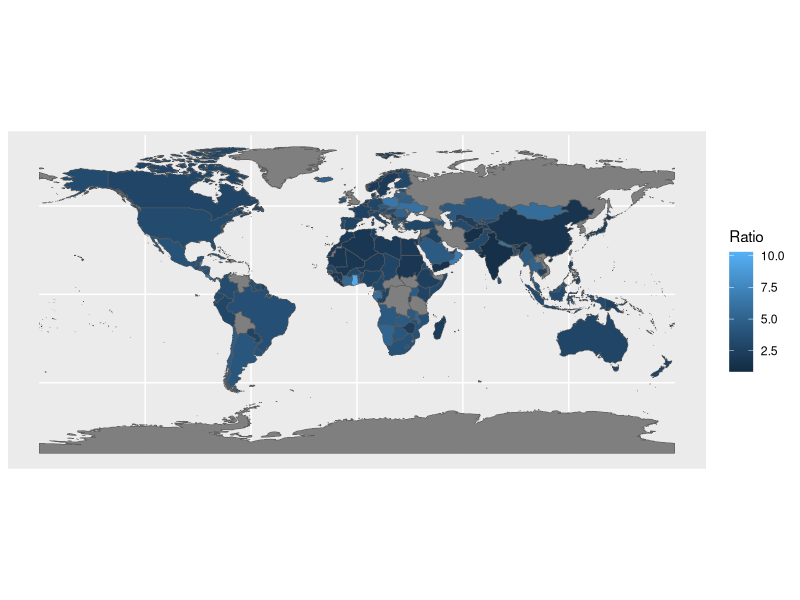

Write R code to recreate this figure. (Note: this script raises an error after producing the figure.)
## ---- chunk 1
library(tidyverse)
library(kableExtra)
library(viridis)
library(rnaturalearth)
library(rnaturalearthdata)
# for example code; delete if not needed

# Set code chunk defaults 
knitr::opts_chunk$set(echo = FALSE, 
                      mesage = FALSE,
                      warning = FALSE,
                      fig.align = "center")

# Set R environment options
options(knitr.kable.NA = '')
## ---- chunk 2
MHHospitals <- read_csv("data/MentalHealthHospitalsByCountry.csv", show_col_types = FALSE)
suicideRate <- read_csv("data/SuicideRatesByCountry.csv", show_col_types = FALSE)
sexualViolence <- read_csv("data/NonPartnerSexualViolenceByCountry.csv", show_col_types = FALSE)
suicideState <- read_csv("data/StateData.csv", show_col_types = FALSE) %>%
  rename(id = "STATE")
## ---- chunk 3
# make the year a column as opposed to a column header
suicideRateByYear <- suicideRate %>% 
  pivot_longer(cols = starts_with("20"), names_to = "Year", values_to = "RateWithRange") %>%
  # splitting the rate and the range into separate columns
  mutate(Rate = as.numeric(gsub(" .*$","",RateWithRange)), Range = gsub("^.* ", "", RateWithRange))
# calculating gender ratio of suicide rates
maleSuicideRate <- suicideRateByYear %>%
  filter(suicideRateByYear$Sex == 'Male') %>%
  select(Country, Year, Rate) %>%
  rename(MaleRate = Rate)

femaleSuicideRate <- suicideRateByYear %>%
  filter(suicideRateByYear$Sex == 'Female') %>%
  select(Country, Year, Rate) %>%
  rename(FemaleRate = Rate)

suicideRateCompare <- maleSuicideRate %>%
  left_join(femaleSuicideRate) %>%
  mutate(Ratio = MaleRate / FemaleRate)
## ---- chunk 4
world <- ne_countries(scale = "medium", returnclass = "sf")
suicideRate2019 <- suicideRateCompare %>%
  filter(suicideRateCompare$Year == '2019') %>%
  select(Country, Ratio) %>%
  rename(name = Country)

worldRates <- world %>%
  left_join(suicideRate2019)

ggplot(data = worldRates, aes(fill = Ratio))+
  geom_sf()

## ---- chunk 5
data(state)
state_info <- data.frame(Region = state.region,
                         # Match state variable name in map data
                         state = tolower(state.name), 
                         # Match state variable name in summary data
                         id = state.abb)
SuicideState <- suicideState %>%
  left_join(state_info, by = "id") %>%
  filter(YEAR == "2019") %>%
  select(c("YEAR", "id", "RATE", "DEATHS", "Region.x.x", "state.x.x")) %>%
  rename(region = "Region.x.x", state = "id", id = "state.x.x")
rename(state_info, id = "state", state = "id")
state_map <- maps::map("state",plot = FALSE, fill = TRUE) %>% 
  st_as_sf()%>%
  rename(id = "ID")

graphs_map <- state_map %>% 
  left_join(state_info, by = "id") %>%
  left_join(SuicideState, by = "id")

ggplot(graphs_map, aes(fill = DEATHS)) +
 geom_sf() +
  scale_fill_viridis(option = "magma", direction = -1)
  theme_void()
  
ggplot(graphs_map, aes(fill = RATE)) +
 geom_sf() +
  scale_fill_viridis(option = "magma", direction = -1)
  theme_void()
## ---- chunk 6

## ---- chunk 7
knitr::include_graphics("https://media.giphy.com/media/H7ZrrA9V2pd3Tehdds/giphy.gif")
